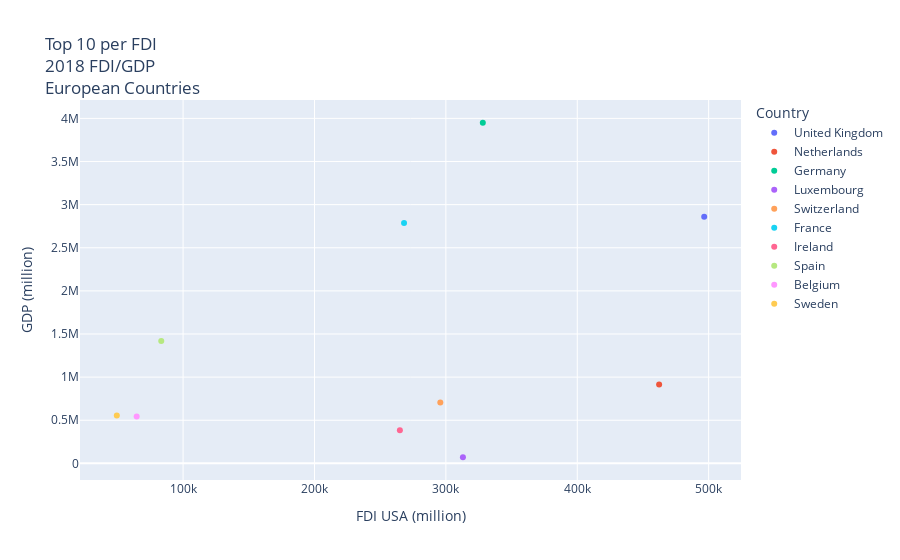

The notebook cell saved with this chart:
### Code cell
# create scatter plot showing relationship between FDI and GDP for top 10 countries
europe_top_10_fdi_gdp_scatter = px.scatter(
    europe_top_10_format_name,
    x="FDI USA (million)",
    y="GDP (million)",
    title="Top 10 per FDI<br>2018 FDI/GDP<br>European Countries",
    color="Country",
)
europe_top_10_fdi_gdp_scatter.write_image("europe_top_10_fdi_gdp_scatter.png")
europe_top_10_fdi_gdp_scatter

### Figure 1 — Plotly figure (JSON) as saved in the notebook; plotly's stock layout.template omitted (floating-point values rounded to 4 significant figures)
{"data": [{"hovertemplate": "Country=United Kingdom<br>FDI USA (million)=%{x}<br>GDP (million)=%{y}<extra></extra>", "legendgroup": "United Kingdom", "marker": {"color": "#636efa", "symbol": "circle"}, "mode": "markers", "name": "United Kingdom", "orientation": "v", "showlegend": true, "type": "scatter", "x": [496622], "xaxis": "x", "y": [2861000.0], "yaxis": "y"}, {"hovertemplate": "Country=Netherlands<br>FDI USA (million)=%{x}<br>GDP (million)=%{y}<extra></extra>", "legendgroup": "Netherlands", "marker": {"color": "#EF553B", "symbol": "circle"}, "mode": "markers", "name": "Netherlands", "orientation": "v", "showlegend": true, "type": "scatter", "x": [462303], "xaxis": "x", "y": [914100.0], "yaxis": "y"}, {"hovertemplate": "Country=Germany<br>FDI USA (million)=%{x}<br>GDP (million)=%{y}<extra></extra>", "legendgroup": "Germany", "marker": {"color": "#00cc96", "symbol": "circle"}, "mode": "markers", "name": "Germany", "orientation": "v", "showlegend": true, "type": "scatter", "x": [328124], "xaxis": "x", "y": [3950000.0], "yaxis": "y"}, {"hovertemplate": "Country=Luxembourg<br>FDI USA (million)=%{x}<br>GDP (million)=%{y}<extra></extra>", "legendgroup": "Luxembourg", "marker": {"color": "#ab63fa", "symbol": "circle"}, "mode": "markers", "name": "Luxembourg", "orientation": "v", "showlegend": true, "type": "scatter", "x": [312976], "xaxis": "x", "y": [70920.0], "yaxis": "y"}, {"hovertemplate": "Country=Switzerland<br>FDI USA (million)=%{x}<br>GDP (million)=%{y}<extra></extra>", "legendgroup": "Switzerland", "marker": {"color": "#FFA15A", "symbol": "circle"}, "mode": "markers", "name": "Switzerland", "orientation": "v", "showlegend": true, "type": "scatter", "x": [295783], "xaxis": "x", "y": [705100.0], "yaxis": "y"}, {"hovertemplate": "Country=France<br>FDI USA (million)=%{x}<br>GDP (million)=%{y}<extra></extra>", "legendgroup": "France", "marker": {"color": "#19d3f3", "symbol": "circle"}, "mode": "markers", "name": "France", "orientation": "v", "showlegend": true, "type": "scatter", "x": [268169], "xaxis": "x", "y": [2788000.0], "yaxis": "y"}, {"hovertemplate": "Country=Ireland<br>FDI USA (million)=%{x}<br>GDP (million)=%{y}<extra></extra>", "legendgroup": "Ireland", "marker": {"color": "#FF6692", "symbol": "circle"}, "mode": "markers", "name": "Ireland", "orientation": "v", "showlegend": true, "type": "scatter", "x": [265004], "xaxis": "x", "y": [382700.0], "yaxis": "y"}, {"hovertemplate": "Country=Spain<br>FDI USA (million)=%{x}<br>GDP (million)=%{y}<extra></extra>", "legendgroup": "Spain", "marker": {"color": "#B6E880", "symbol": "circle"}, "mode": "markers", "name": "Spain", "orientation": "v", "showlegend": true, "type": "scatter", "x": [83379], "xaxis": "x", "y": [1420000.0], "yaxis": "y"}, {"hovertemplate": "Country=Belgium<br>FDI USA (million)=%{x}<br>GDP (million)=%{y}<extra></extra>", "legendgroup": "Belgium", "marker": {"color": "#FF97FF", "symbol": "circle"}, "mode": "markers", "name": "Belgium", "orientation": "v", "showlegend": true, "type": "scatter", "x": [64661], "xaxis": "x", "y": [542700.0], "yaxis": "y"}, {"hovertemplate": "Country=Sweden<br>FDI USA (million)=%{x}<br>GDP (million)=%{y}<extra></extra>", "legendgroup": "Sweden", "marker": {"color": "#FECB52", "symbol": "circle"}, "mode": "markers", "name": "Sweden", "orientation": "v", "showlegend": true, "type": "scatter", "x": [49546], "xaxis": "x", "y": [555500.0], "yaxis": "y"}], "layout": {"autosize": true, "legend": {"title": {"text": "Country"}, "tracegroupgap": 0}, "title": {"text": "Top 10 per FDI<br>2018 FDI/GDP<br>European Countries"}, "xaxis": {"anchor": "y", "autorange": true, "domain": [0, 1], "range": [22110.0, 524100.0], "title": {"text": "FDI USA (million)"}, "type": "linear"}, "yaxis": {"anchor": "x", "autorange": true, "domain": [0, 1], "range": [-213200.0, 4234000.0], "title": {"text": "GDP (million)"}, "type": "linear"}}}
